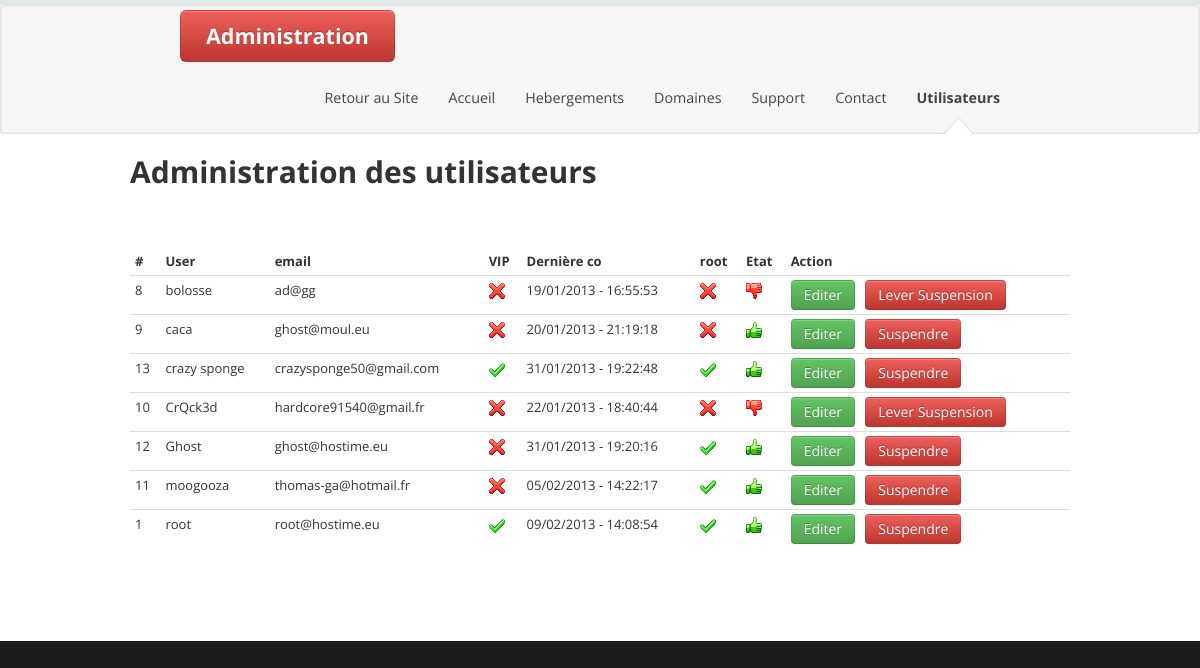
The app's page /admin/admin_users.php (signed in) with its own data.
### tables this page shows
CREATE TABLE IF NOT EXISTS `hostime_users` (
  `id` int(11) NOT NULL AUTO_INCREMENT,
  `user` varchar(50) NOT NULL,
  `pwd` varchar(200) NOT NULL,
  `email` varchar(50) NOT NULL,
  `last_co` int(11) NOT NULL,
  `inscription` timestamp NOT NULL DEFAULT CURRENT_TIMESTAMP,
  `tokens` float NOT NULL DEFAULT '0',
  `vip` int(11) NOT NULL DEFAULT '0',
  `nom` varchar(50) NOT NULL,
  `prenom` varchar(50) NOT NULL,
  `adresse` varchar(300) NOT NULL,
  `root` int(11) NOT NULL DEFAULT '0',
  `ip` varchar(32) NOT NULL,
  `suspendu` int(11) NOT NULL,
  `suspend_stamp` int(11) NOT NULL,
  `suspender_id` text NOT NULL,
  PRIMARY KEY (`id`)
);

### fonction.php (called while the page is built, shortened)
<?
function GetPageName()
{
	$webpage = basename($_SERVER['PHP_SELF']);
	return $webpage;
}
?>

### admin/admin_users.php (the view, shortened to what this page needs)
<?php
include('../fonction.php');
$page = "show";
$action = "";
?>
<!DOCTYPE html>
<html class="not-ie" lang="en">
<head>
	<link href="../css/style.min.css" rel="stylesheet">
	<link href="../css/font-awesome/font-awesome.css" rel="stylesheet">
</head>
<body>
	<?
	include('header.php');
	?>
	<div id="content" class="container">
	<br />
	<h1>Administration des utilisateurs</h1>
	<br />
	<br />
	<?
		if($page == "show")
		{
			$db = mysql_connect("localhost", DB_USERS, DB_PWD)or die('Erreur SQL de connexion !<br>'.$db.'<br>'.mysql_error());
			if($action == "")
			{
				$sql = "SELECT * FROM hostime_users ORDER BY user ASC";
				$req = mysql_query($sql,$db) or die('Erreur SQL !<br>'.$sql.'<br>'.mysql_error());
				echo '<table class="table table-condensed">
					<caption><h2></h2><br /></caption>
					<thead>
						<tr>
						<th>#</th>
						<th>User</th>
						<th>email</th>
						<th>VIP</th>
						<th>Dernière co</th>
						<th>root</th>
						<th>Etat</th>
						<th>Action</th>
						</tr>
					</thead>
					<tbody>';
				while($data = mysql_fetch_assoc($req))
				{
					echo '<tr>
							<td>'.$data['id'].'</td>
							<td>'.$data['user'].'</td>
							<td>'.$data['email'].'</td>
							<td>'.($data['vip'] == 1 ? '<img alt="" src="img/Apply.png" />' : '<img alt="" src="img/Delete.png" />').'</td>
							<td>'.date("d/m/Y - H:i:s", $data['last_co']).'</td>
							<td>'.($data['root'] == 1 ? '<a href="?action=unroot&id='.$data['id'].'" ><img alt="" src="img/Apply.png" /></a>' : '<a href="?action=root&id='.$data['id'].'" ><img alt="" src="img/Delete.png" /></a>').'</td>
							<td>'.($data['suspendu'] == 1 ? '<img alt="" src="img/Thumbs down.png" />' : '<img alt="" src="img/Thumbs up.png" />').'</td>
							<td>
								<a href="?action=edit&id='.$data['id'].'" class="btn btn-success">Editer</a> &nbsp;
								'.($data['suspendu'] == 0 ?
								'<a href="?action=susp&id='.$data['id'].'" class="btn btn-danger">Suspendre</a> &nbsp;' :
								'<a href="?action=unsusp&id='.$data['id'].'" class="btn btn-danger">Lever Suspension</a> &nbsp;').'
							</td>
						</tr>';
				}
				echo '</tbody></table>';
			}
		}
		else
		{
			echo '<a href="?page=show" class="btn">retour</a>';
		}
	?>
	<br />
	<br />
	<br />
	<br />
	</div>
</body>
</html>

### admin/header.php (shortened to what this page needs)
<header id="header">
	<div class="navbar">
		<div class="navbar-inner">
			<div class="container" style="width:70%;">
				<a class="btn btn-danger btn-xlarge" href="index.php" >
					<b>Administration</b>
				</a>
				<div class="nav-collapse">
					<ul class="nav">
						<li><a href="../index.php">Retour au Site</a></li>
						<li <? if(GetPageName() == "index.php")	echo 'class="active"'; ?>><a href="index.php">Accueil</a></li>
						<li <? if(GetPageName() == "admin_hebergement.php")	echo 'class="active"'; ?>><a href="admin_hebergement.php">Hebergements</a></li>
						<li <? if(GetPageName() == "admin_domaines.php")	echo 'class="active"'; ?>><a href="admin_domaines.php">Domaines</a></li>
						<li <? if(GetPageName() == "ticket.php")	echo 'class="active"'; ?>><a href="ticket.php">Support</a></li>
						<li <? if(GetPageName() == "admin_contact.php")	echo 'class="active"'; ?>><a href="admin_contact.php">Contact</a></li>
						<li <? if(GetPageName() == "admin_users.php")	echo 'class="active"'; ?>><a href="admin_users.php">Utilisateurs</a></li>
					</ul>
				</div>
			</div>
		</div>
	</div>
</header>

### records on screen
hostime_users: id "8", user "bolosse", email "ad@gg", vip 0 (drawn), last_co "19/01/2013 - 16:55:53", root 0 (drawn), suspendu 1 (drawn)
hostime_users: id "9", user "caca", email "ghost@moul.eu", vip 0 (drawn), last_co "20/01/2013 - 21:19:18", root 0 (drawn), suspendu 0 (drawn)
hostime_users: id "13", user "crazy sponge", email "crazysponge50@gmail.com", vip 1 (drawn), last_co "31/01/2013 - 19:22:48", root 1 (drawn), suspendu 0 (drawn)
hostime_users: id "10", user "CrQck3d", email "hardcore91540@gmail.fr", vip 0 (drawn), last_co "22/01/2013 - 18:40:44", root 0 (drawn), suspendu 1 (drawn)
hostime_users: id "12", user "Ghost", email "ghost@hostime.eu", vip 0 (drawn), last_co "31/01/2013 - 19:20:16", root 1 (drawn), suspendu 0 (drawn)
hostime_users: id "11", user "moogooza", email "thomas-ga@hotmail.fr", vip 0 (drawn), last_co "05/02/2013 - 14:22:17", root 1 (drawn), suspendu 0 (drawn)
hostime_users: id "1", user "root", email "root@hostime.eu", vip 1 (drawn), last_co "09/02/2013 - 14:08:54", root 1 (drawn), suspendu 0 (drawn)
